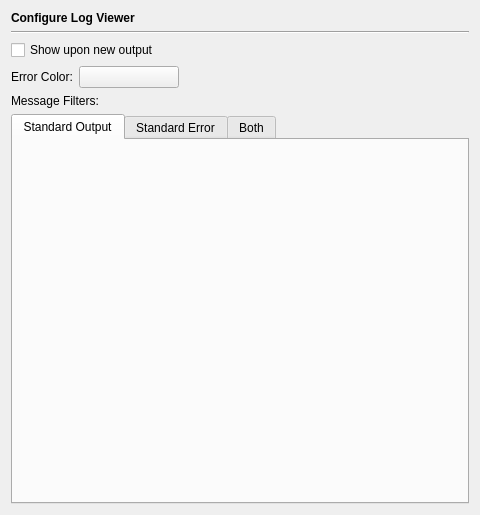
<?xml version="1.0" encoding="UTF-8"?>
<ui version="4.0">
 <class>LogViewerPage</class>
 <widget class="QWidget" name="LogViewerPage">
  <property name="geometry">
   <rect>
    <x>0</x>
    <y>0</y>
    <width>480</width>
    <height>515</height>
   </rect>
  </property>
  <layout class="QVBoxLayout" name="verticalLayout">
   <item>
    <widget class="QLabel" name="headerLabel">
     <property name="text">
      <string>&lt;b&gt;Configure Log Viewer&lt;/b&gt;</string>
     </property>
    </widget>
   </item>
   <item>
    <widget class="Line" name="line9">
     <property name="frameShape">
      <enum>QFrame::HLine</enum>
     </property>
     <property name="frameShadow">
      <enum>QFrame::Sunken</enum>
     </property>
     <property name="orientation">
      <enum>Qt::Horizontal</enum>
     </property>
    </widget>
   </item>
   <item>
    <widget class="QCheckBox" name="lvAutoRaiseCheckBox">
     <property name="toolTip">
      <string>Select to show the log-viewer upon new output</string>
     </property>
     <property name="text">
      <string>Show upon new output</string>
     </property>
    </widget>
   </item>
   <item>
    <layout class="QHBoxLayout" name="horizontalLayout">
     <item>
      <widget class="QLabel" name="TextLabel3_2_2">
       <property name="text">
        <string>Error Color:</string>
       </property>
      </widget>
     </item>
     <item>
      <widget class="QPushButton" name="stderrTextColourButton">
       <property name="minimumSize">
        <size>
         <width>100</width>
         <height>0</height>
        </size>
       </property>
       <property name="toolTip">
        <string>Select the color for text sent to stderr</string>
       </property>
       <property name="text">
        <string/>
       </property>
      </widget>
     </item>
     <item>
      <spacer name="horizontalSpacer">
       <property name="orientation">
        <enum>Qt::Horizontal</enum>
       </property>
       <property name="sizeHint" stdset="0">
        <size>
         <width>316</width>
         <height>20</height>
        </size>
       </property>
      </spacer>
     </item>
    </layout>
   </item>
   <item>
    <widget class="QLabel" name="label">
     <property name="text">
      <string>Message Filters:</string>
     </property>
    </widget>
   </item>
   <item>
    <widget class="QTabWidget" name="filtersTabWidget">
     <property name="currentIndex">
      <number>0</number>
     </property>
     <widget class="QWidget" name="stdout">
      <attribute name="title">
       <string>Standard Output</string>
      </attribute>
      <layout class="QVBoxLayout" name="verticalLayout_2">
       <item>
        <widget class="E5StringListEditWidget" name="stdoutFilterEdit" native="true"/>
       </item>
      </layout>
     </widget>
     <widget class="QWidget" name="stderr">
      <attribute name="title">
       <string>Standard Error</string>
      </attribute>
      <layout class="QVBoxLayout" name="verticalLayout_3">
       <item>
        <widget class="E5StringListEditWidget" name="stderrFilterEdit" native="true"/>
       </item>
      </layout>
     </widget>
     <widget class="QWidget" name="stdxxx">
      <attribute name="title">
       <string>Both</string>
      </attribute>
      <layout class="QVBoxLayout" name="verticalLayout_4">
       <item>
        <widget class="E5StringListEditWidget" name="stdxxxFilterEdit" native="true"/>
       </item>
      </layout>
     </widget>
    </widget>
   </item>
  </layout>
 </widget>
 <customwidgets>
  <customwidget>
   <class>E5StringListEditWidget</class>
   <extends>QWidget</extends>
   <header>E5Gui/E5StringListEditWidget.h</header>
   <container>1</container>
  </customwidget>
 </customwidgets>
 <tabstops>
  <tabstop>lvAutoRaiseCheckBox</tabstop>
  <tabstop>stderrTextColourButton</tabstop>
  <tabstop>filtersTabWidget</tabstop>
 </tabstops>
 <resources/>
 <connections/>
</ui>
